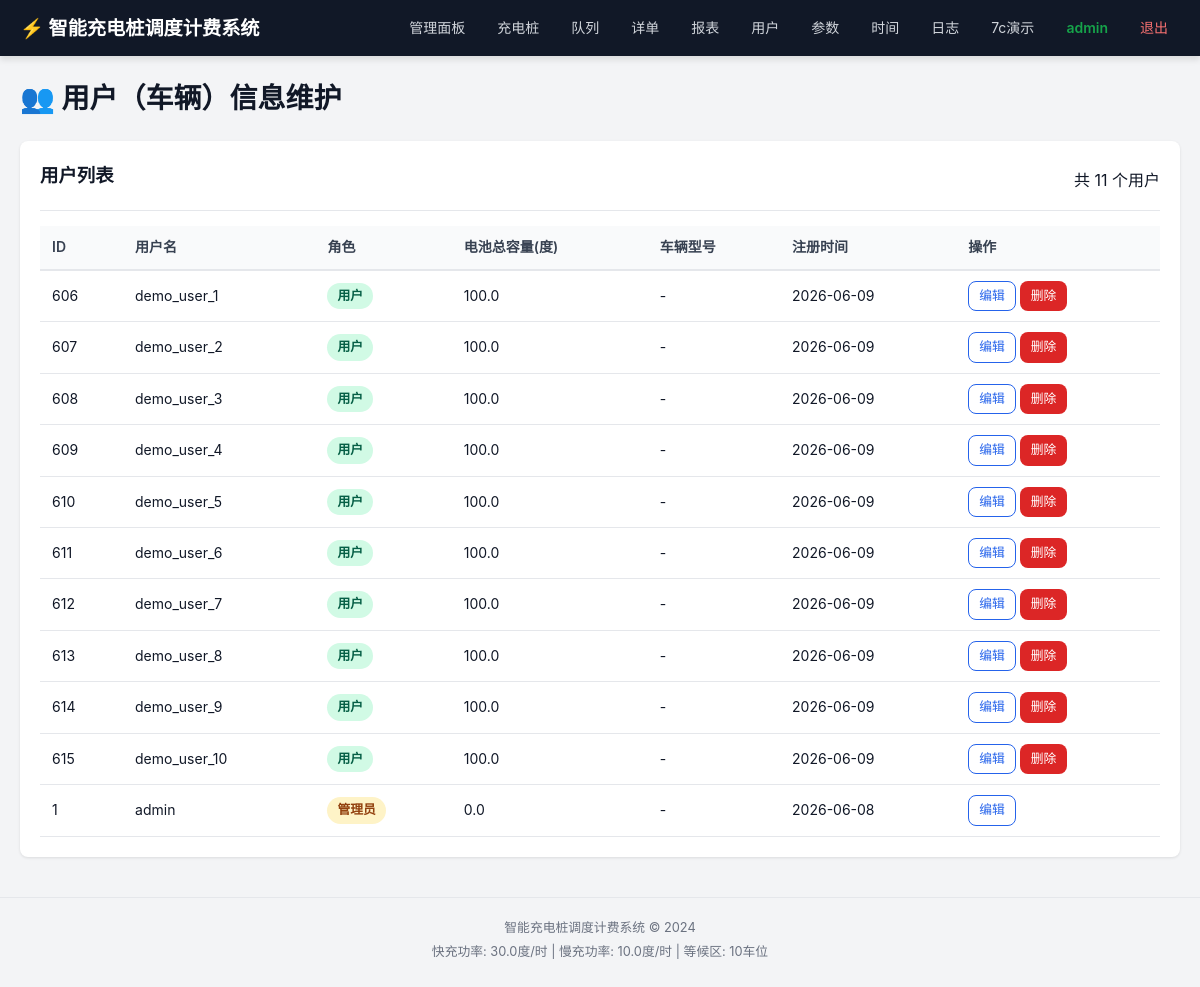
/admin/users (signed in), run on an earlier commit of the app's database.
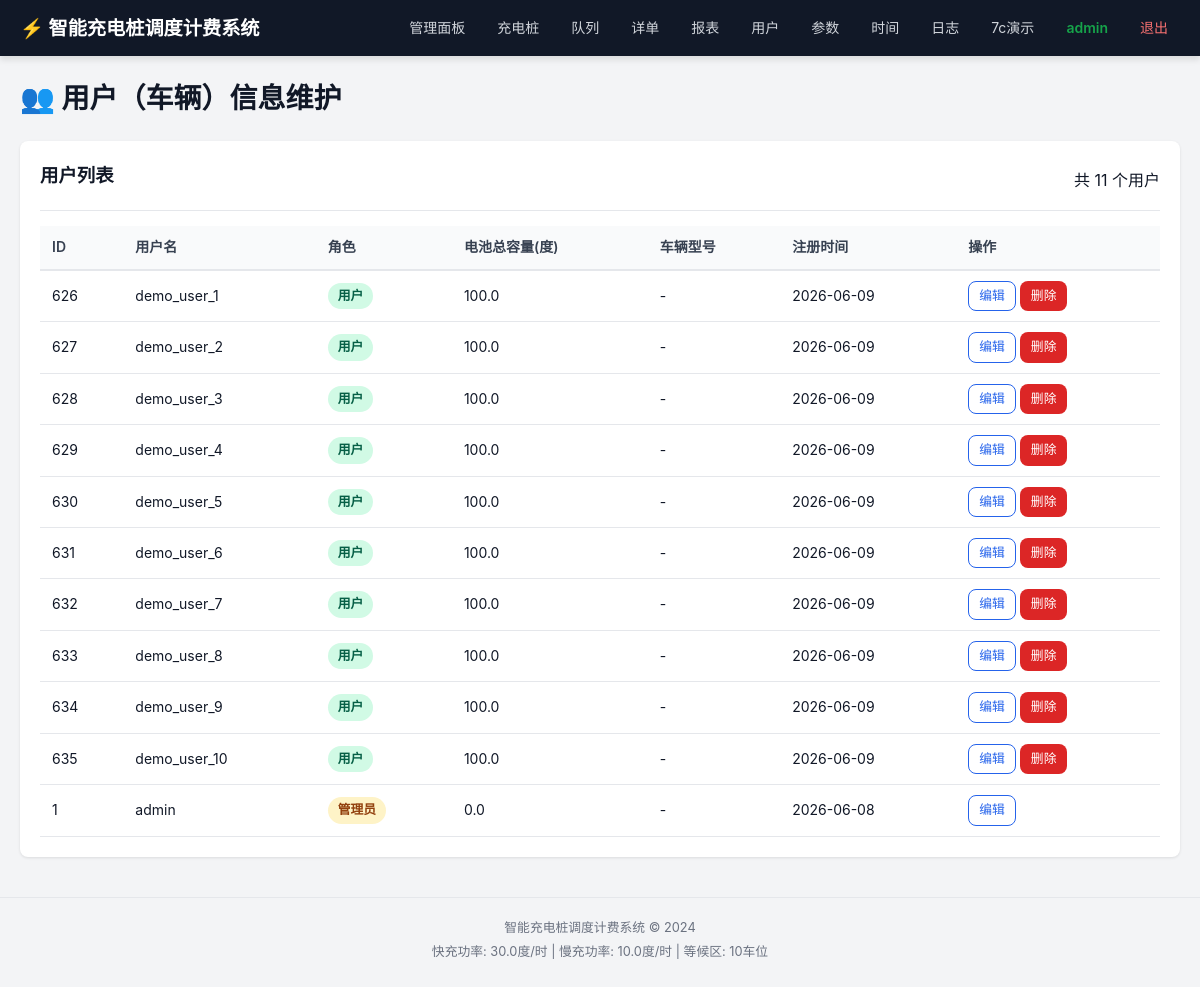
And on a later commit of the database.
### tables this page shows
CREATE TABLE users (
            id INTEGER PRIMARY KEY AUTOINCREMENT,
            username TEXT UNIQUE NOT NULL,
            password_hash TEXT NOT NULL,
            role TEXT NOT NULL DEFAULT 'user',
            battery_capacity REAL DEFAULT 60.0,
            vehicle_model TEXT DEFAULT '',
            created_at TIMESTAMP DEFAULT CURRENT_TIMESTAMP
        );

### app.py (the view)
@app.route('/admin/users')
@admin_required
def admin_users():
    users = get_all_users()
    return render_template('admin/users.html', users=users)

### app.py (called while the page is built)
@app.context_processor
def inject_config():
    s = settings.get_all()
    return {
        'config': {
            'FAST_CHARGING_PILE_NUM': s['FAST_CHARGING_PILE_NUM'],
            'TRICKLE_CHARGING_PILE_NUM': s['TRICKLE_CHARGING_PILE_NUM'],
            'FAST_CHARGING_POWER': s['FAST_CHARGING_POWER'],
            'TRICKLE_CHARGING_POWER': s['TRICKLE_CHARGING_POWER'],
            'WAITING_AREA_SIZE': s['WAITING_AREA_SIZE'],
            'CHARGING_QUEUE_LEN': s['CHARGING_QUEUE_LEN'],
            'SERVICE_FEE_RATE': s['SERVICE_FEE_RATE'],
            'SIMULATION_SPEED': s['SIMULATION_SPEED'],
        },
        'get_all_chargers': get_all_chargers,
        'get_charger': get_charger,
    }

def admin_required(f):
    @wraps(f)
    def decorated(*args, **kwargs):
        if 'user_id' not in session:
            flash('请先登录', 'warning')
            return redirect(url_for('login'))
        if session.get('role') != 'admin':
            flash('需要管理员权限', 'danger')
            return redirect(url_for('user_dashboard'))
        return f(*args, **kwargs)
    return decorated

### templates/admin/users.html (shortened to what this page needs)
{% extends "base.html" %}
{% block content %}
<div class="container">
    <h1>👥 用户（车辆）信息维护</h1>
    <div class="card">
        <div class="card-header">
            <h3>用户列表</h3>
            <span>共 {{ users|length }} 个用户</span>
        </div>
        {% if users %}
        <table class="table">
            <thead>
                <tr>
                    <th>ID</th>
                    <th>用户名</th>
                    <th>角色</th>
                    <th>电池总容量(度)</th>
                    <th>车辆型号</th>
                    <th>注册时间</th>
                    <th>操作</th>
                </tr>
            </thead>
            <tbody>
                {% for user in users %}
                <tr>
                    <td>{{ user.id }}</td>
                    <td>{{ user.username }}</td>
                    <td>
                        {% if user.role == 'admin' %}
                        <span class="badge badge-fast">管理员</span>
                        {% else %}
                        <span class="badge badge-slow">用户</span>
                        {% endif %}
                    </td>
                    <td>{{ user.battery_capacity }}</td>
                    <td>{{ user.vehicle_model or '-' }}</td>
                    <td>{{ user.created_at[:10] if user.created_at else '-' }}</td>
                    <td>
                        <a href="{{ url_for('admin_edit_user', user_id=user.id) }}" class="btn btn-sm btn-outline">编辑</a>
                        {% if user.role != 'admin' %}
                        <a href="{{ url_for('admin_delete_user', user_id=user.id) }}" class="btn btn-sm btn-danger" onclick="return confirm('确认删除此用户？')">删除</a>
                        {% endif %}
                    </td>
                </tr>
                {% endfor %}
            </tbody>
        </table>
        {% else %}
        <p class="empty-text">暂无用户</p>
        {% endif %}
    </div>
</div>
{% endblock %}

What changed in the data, as far as the page shows it:
removed users: id "606", username "demo_user_1", role "用户", battery_capacity "100.0", vehicle_model "-", created_at "2026-06-09"
removed users: id "607", username "demo_user_2", role "用户", battery_capacity "100.0", vehicle_model "-", created_at "2026-06-09"
removed users: id "608", username "demo_user_3", role "用户", battery_capacity "100.0", vehicle_model "-", created_at "2026-06-09"
removed users: id "609", username "demo_user_4", role "用户", battery_capacity "100.0", vehicle_model "-", created_at "2026-06-09"
removed users: id "610", username "demo_user_5", role "用户", battery_capacity "100.0", vehicle_model "-", created_at "2026-06-09"
removed users: id "611", username "demo_user_6", role "用户", battery_capacity "100.0", vehicle_model "-", created_at "2026-06-09"
removed users: id "612", username "demo_user_7", role "用户", battery_capacity "100.0", vehicle_model "-", created_at "2026-06-09"
removed users: id "613", username "demo_user_8", role "用户", battery_capacity "100.0", vehicle_model "-", created_at "2026-06-09"
removed users: id "614", username "demo_user_9", role "用户", battery_capacity "100.0", vehicle_model "-", created_at "2026-06-09"
removed users: id "615", username "demo_user_10", role "用户", battery_capacity "100.0", vehicle_model "-", created_at "2026-06-09"
added users: id "626", username "demo_user_1", role "用户", battery_capacity "100.0", vehicle_model "-", created_at "2026-06-09"
added users: id "627", username "demo_user_2", role "用户", battery_capacity "100.0", vehicle_model "-", created_at "2026-06-09"
added users: id "628", username "demo_user_3", role "用户", battery_capacity "100.0", vehicle_model "-", created_at "2026-06-09"
added users: id "629", username "demo_user_4", role "用户", battery_capacity "100.0", vehicle_model "-", created_at "2026-06-09"
added users: id "630", username "demo_user_5", role "用户", battery_capacity "100.0", vehicle_model "-", created_at "2026-06-09"
added users: id "631", username "demo_user_6", role "用户", battery_capacity "100.0", vehicle_model "-", created_at "2026-06-09"
added users: id "632", username "demo_user_7", role "用户", battery_capacity "100.0", vehicle_model "-", created_at "2026-06-09"
added users: id "633", username "demo_user_8", role "用户", battery_capacity "100.0", vehicle_model "-", created_at "2026-06-09"
added users: id "634", username "demo_user_9", role "用户", battery_capacity "100.0", vehicle_model "-", created_at "2026-06-09"
added users: id "635", username "demo_user_10", role "用户", battery_capacity "100.0", vehicle_model "-", created_at "2026-06-09"
